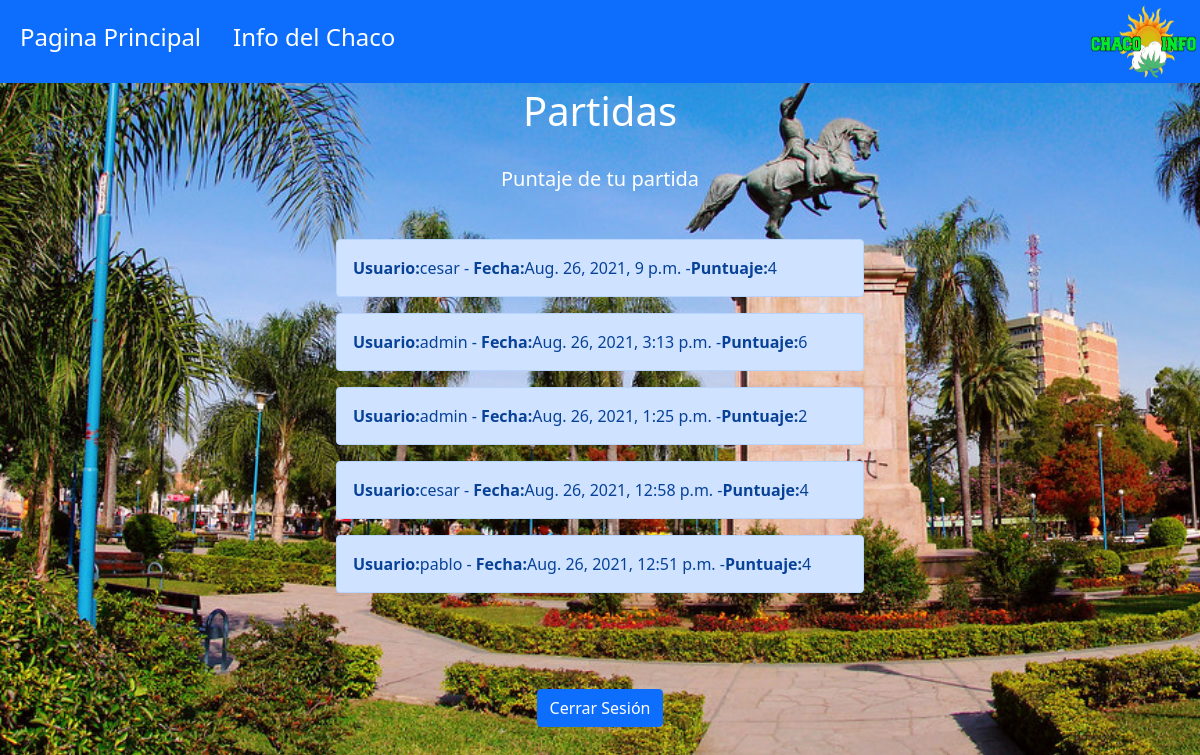
The app's page /juego/partidas (signed in) with its own data.
### juego/models.py (models this page shows)
class Partida(models.Model):
    usuario = models.ForeignKey('auth.User', on_delete=models.CASCADE)
    fecha = models.DateTimeField(auto_now_add=True)
    resultado= models.IntegerField()

### juego/views.py (the view)
# urls.py: path('partidas',views.partidas, name="partidas"),
@login_required(login_url='/login')
def partidas(request):
    partidas = Partida.objects.all().order_by('-fecha')[:5]
    return render(request, "juego/partidas.html", {"partidas": partidas})

### templates/juego/partidas.html (shortened to what this page needs)
<html>
    <head>
    </head>
    <link href="https://cdn.jsdelivr.net/npm/bootstrap@5.1.0/dist/css/bootstrap.min.css" rel="stylesheet">
<body>
<nav class="navbar navbar-dark bg-primary p-1">
    <ul class="nav justify-content_end">
  <li class="nav-item">
    <a class="nav-link active text-white h4"  aria-current="page" href="/">Pagina Principal</a>
  </li>
  <li class="nav-item">
    <a class="nav-link text-white h4" href="/juego/noticias">Info del Chaco</a>
  </li>
    </ul>
    <ul class="nav justify-content_end">
    <li class="nav-item" float="right">
    <img src="../static/2logochaco.png" alt="2logochaco.png" width="105" height="75" >
  </li>
</nav>
<p class="h1 m-1 text-white" align="center">Partidas</p><br>
<p class="h5 m-1 text-white" align="center">Puntaje de tu partida </p>
{% block body %}
    <div class="row justify-content-md-center m-5">
        <div class="mb-3 col-lg-6">
                {% for p in partidas %}
                 <div class="alert alert-primary" role="alert">
                    <b>Usuario:</b>{{p.usuario}} - <b>Fecha:</b>{{p.fecha}} -<b>Puntuaje:</b>{{p.resultado}}
                </div>
                {% endfor %}
        </div>
     </div>
<div align="center"><a href="/logout" class="btn btn-primary m-3">Cerrar Sesión</a></div>
{% endblock %}

### templates/juego/partidas.html (style rules this page uses)
body { background-image: url(../static/plazachaco.jpg); background-repeat: no-repeat; background-attachment: fixed; background-size: cover; }

### records on screen
Partida: usuario "cesar", fecha "Aug. 26, 2021, 9 p.m.", resultado "4"
Partida: usuario "admin", fecha "Aug. 26, 2021, 3:13 p.m.", resultado "6"
Partida: usuario "admin", fecha "Aug. 26, 2021, 1:25 p.m.", resultado "2"
Partida: usuario "cesar", fecha "Aug. 26, 2021, 12:58 p.m.", resultado "4"
Partida: usuario "pablo", fecha "Aug. 26, 2021, 12:51 p.m.", resultado "4"
